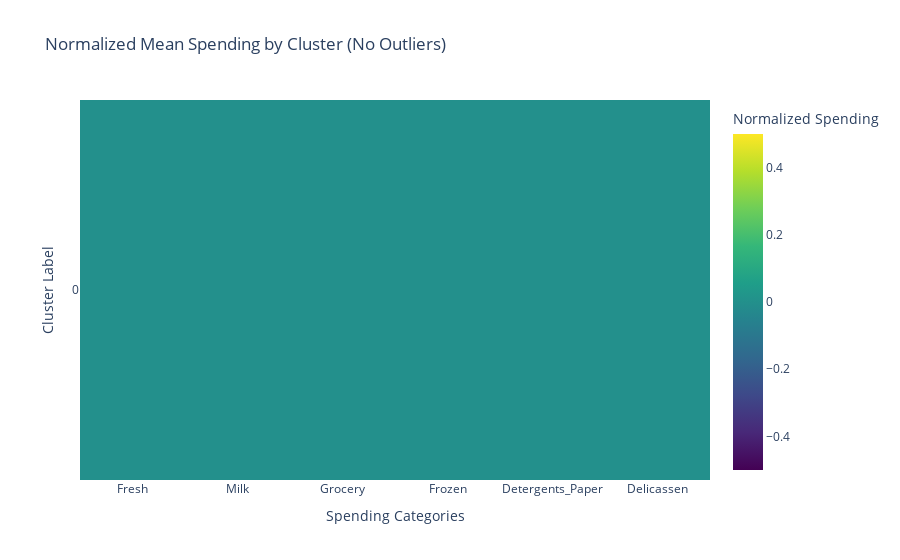

Notebook cell for this chart:
### Code cell
# Exclude outliers where label is -1
df_no_outliers = df[df['Labels'] != -1]

# Calculate the mean spending amounts by cluster, excluding outliers
grouped_no_outliers = df_no_outliers.groupby('Labels')[['Fresh', 'Milk', 'Grocery',"Frozen", "Detergents_Paper", "Delicassen"]].mean()

# Normalize the cluster means using MinMaxScaler
scaler_mm = MinMaxScaler()
grouped_no_outliers_scaled = pd.DataFrame(scaler_mm.fit_transform(grouped_no_outliers), columns=['Fresh', 'Milk', 'Grocery',"Frozen", "Detergents_Paper", "Delicassen"], index=grouped_no_outliers.index)

# Create a Plotly heatmap for non-outlier data
fig = go.Figure(data=go.Heatmap(
    z=grouped_no_outliers_scaled.values,
    x=grouped_no_outliers_scaled.columns,
    y=grouped_no_outliers_scaled.index,
    colorscale='Viridis',
    colorbar=dict(title='Normalized Spending')))

fig.update_layout(
    title='Normalized Mean Spending by Cluster (No Outliers)',
    xaxis_title='Spending Categories',
    yaxis_title='Cluster Label',
    yaxis=dict(type='category')
)

fig.show()

### Figure 1 — Plotly figure (JSON) as saved in the notebook; plotly's stock layout.template omitted (floating-point values rounded to 4 significant figures)
{"data": [{"colorbar": {"title": {"text": "Normalized Spending"}}, "colorscale": [[0, "#440154"], [0.1111, "#482878"], [0.2222, "#3e4989"], [0.3333, "#31688e"], [0.4444, "#26828e"], [0.5556, "#1f9e89"], [0.6667, "#35b779"], [0.7778, "#6ece58"], [0.8889, "#b5de2b"], [1, "#fde725"]], "type": "heatmap", "x": ["Fresh", "Milk", "Grocery", "Frozen", "Detergents_Paper", "Delicassen"], "y": [0], "z": [[0, 0, 0, 0, 0, 0]]}], "layout": {"autosize": true, "title": {"text": "Normalized Mean Spending by Cluster (No Outliers)"}, "xaxis": {"autorange": true, "range": [-0.5, 5.5], "title": {"text": "Spending Categories"}, "type": "category"}, "yaxis": {"autorange": true, "range": [-0.5, 0.5], "title": {"text": "Cluster Label"}, "type": "category"}}}
